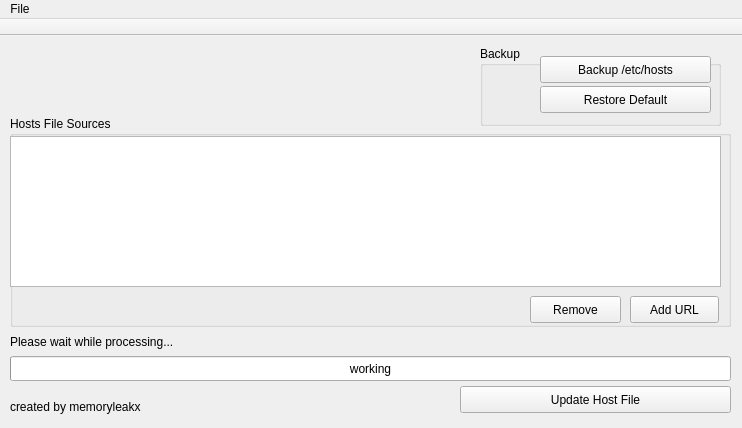
<?xml version="1.0" encoding="UTF-8"?>
<ui version="4.0">
 <class>MainWindow</class>
 <widget class="QMainWindow" name="MainWindow">
  <property name="geometry">
   <rect>
    <x>0</x>
    <y>0</y>
    <width>742</width>
    <height>428</height>
   </rect>
  </property>
  <property name="maximumSize">
   <size>
    <width>742</width>
    <height>428</height>
   </size>
  </property>
  <property name="windowTitle">
   <string>Ad And Crap Block</string>
  </property>
  <property name="windowIcon">
   <iconset resource="AppResources.qrc">
    <normaloff>:/new/icons/icons/aacblock_small.png</normaloff>:/new/icons/icons/aacblock_small.png</iconset>
  </property>
  <property name="locale">
   <locale language="English" country="UnitedStates"/>
  </property>
  <widget class="QWidget" name="centralWidget">
   <widget class="QProgressBar" name="progressBar_2">
    <property name="geometry">
     <rect>
      <x>10</x>
      <y>320</y>
      <width>721</width>
      <height>25</height>
     </rect>
    </property>
    <property name="value">
     <number>0</number>
    </property>
    <property name="format">
     <string>working</string>
    </property>
   </widget>
   <widget class="QPushButton" name="pushButton">
    <property name="geometry">
     <rect>
      <x>460</x>
      <y>350</y>
      <width>271</width>
      <height>27</height>
     </rect>
    </property>
    <property name="text">
     <string>Update Host File</string>
    </property>
    <property name="icon">
     <iconset theme="Faenza">
      <normaloff>../../../../usr/share/icons/Faenza/actions/24/player_play.png</normaloff>../../../../usr/share/icons/Faenza/actions/24/player_play.png</iconset>
    </property>
   </widget>
   <widget class="QLabel" name="label_2">
    <property name="enabled">
     <bool>true</bool>
    </property>
    <property name="geometry">
     <rect>
      <x>10</x>
      <y>290</y>
      <width>641</width>
      <height>31</height>
     </rect>
    </property>
    <property name="text">
     <string>Please wait while processing...</string>
    </property>
   </widget>
   <widget class="QLabel" name="label">
    <property name="geometry">
     <rect>
      <x>10</x>
      <y>360</y>
      <width>151</width>
      <height>21</height>
     </rect>
    </property>
    <property name="text">
     <string>created by memoryleakx</string>
    </property>
   </widget>
   <widget class="QGroupBox" name="groupBox">
    <property name="geometry">
     <rect>
      <x>10</x>
      <y>80</y>
      <width>721</width>
      <height>211</height>
     </rect>
    </property>
    <property name="title">
     <string>Hosts File Sources</string>
    </property>
    <widget class="QListWidget" name="listWidget">
     <property name="geometry">
      <rect>
       <x>0</x>
       <y>20</y>
       <width>711</width>
       <height>151</height>
      </rect>
     </property>
    </widget>
    <widget class="QPushButton" name="pushButton_2">
     <property name="geometry">
      <rect>
       <x>620</x>
       <y>180</y>
       <width>89</width>
       <height>27</height>
      </rect>
     </property>
     <property name="text">
      <string>Add URL</string>
     </property>
    </widget>
    <widget class="QPushButton" name="pushButton_3">
     <property name="geometry">
      <rect>
       <x>520</x>
       <y>180</y>
       <width>91</width>
       <height>27</height>
      </rect>
     </property>
     <property name="text">
      <string>Remove</string>
     </property>
    </widget>
   </widget>
   <widget class="QGroupBox" name="groupBox_2">
    <property name="geometry">
     <rect>
      <x>480</x>
      <y>10</y>
      <width>241</width>
      <height>80</height>
     </rect>
    </property>
    <property name="autoFillBackground">
     <bool>false</bool>
    </property>
    <property name="title">
     <string>Backup</string>
    </property>
    <widget class="QPushButton" name="pushButton_4">
     <property name="geometry">
      <rect>
       <x>60</x>
       <y>10</y>
       <width>171</width>
       <height>27</height>
      </rect>
     </property>
     <property name="text">
      <string>Backup /etc/hosts</string>
     </property>
    </widget>
    <widget class="QPushButton" name="pushButton_5">
     <property name="geometry">
      <rect>
       <x>60</x>
       <y>40</y>
       <width>171</width>
       <height>27</height>
      </rect>
     </property>
     <property name="text">
      <string>Restore Default</string>
     </property>
    </widget>
   </widget>
   <widget class="QLabel" name="LOGO">
    <property name="geometry">
     <rect>
      <x>10</x>
      <y>0</y>
      <width>71</width>
      <height>71</height>
     </rect>
    </property>
    <property name="text">
     <string>&lt;html&gt;&lt;head/&gt;&lt;body&gt;&lt;p&gt;&lt;img src=&quot;:/new/icons/icons/aacblock_small.png&quot;/&gt;&lt;/p&gt;&lt;/body&gt;&lt;/html&gt;</string>
    </property>
   </widget>
  </widget>
  <widget class="QMenuBar" name="menuBar">
   <property name="geometry">
    <rect>
     <x>0</x>
     <y>0</y>
     <width>742</width>
     <height>25</height>
    </rect>
   </property>
   <widget class="QMenu" name="menuFile">
    <property name="title">
     <string>File</string>
    </property>
    <addaction name="actionExit"/>
   </widget>
   <addaction name="menuFile"/>
  </widget>
  <widget class="QToolBar" name="mainToolBar">
   <property name="enabled">
    <bool>true</bool>
   </property>
   <property name="movable">
    <bool>false</bool>
   </property>
   <attribute name="toolBarArea">
    <enum>TopToolBarArea</enum>
   </attribute>
   <attribute name="toolBarBreak">
    <bool>false</bool>
   </attribute>
  </widget>
  <action name="actionExit">
   <property name="text">
    <string>Exit</string>
   </property>
  </action>
 </widget>
 <layoutdefault spacing="6" margin="11"/>
 <resources>
  <include location="AppResources.qrc"/>
 </resources>
 <connections/>
</ui>
